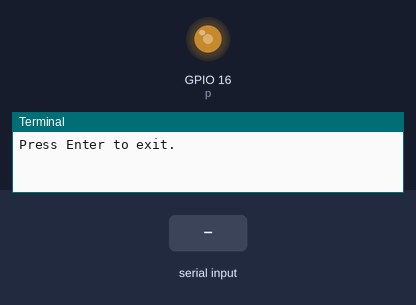
The program below on a simulated Raspberry Pi (BCM pin numbers). Parts: output pins drawn as LEDs (lit = HIGH), the last lines printed to the terminal. The inputs (shaded band) are chosen by the test bench. At 1.3 s the program stops and its outputs stay as they are.

Above: at 1.2 s.
1.3 s: "1" typed at the terminal, then Enter
At 2.5 s:
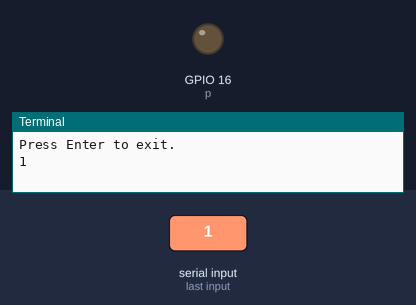
Timing chart, 0 to 2.8 s (numbered marks = the images above; inputs shaded):
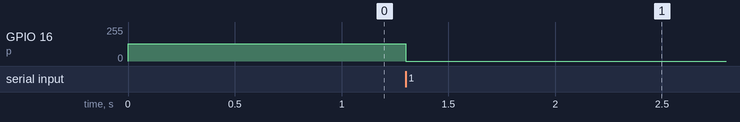

Measured:
- after the input at 1.3 s, GPIO 16 (p): 128/255 → 0/255 at once

The program:

pwm.py
```python
#!/usr/bin/env python

from gpiozero import PWMOutputDevice


p = PWMOutputDevice(16, active_high=True, initial_value=.5, frequency=100)

wait = input("Press Enter to exit.\n")

p.close()  # Happens automatically but included here so that I remember it.
```
